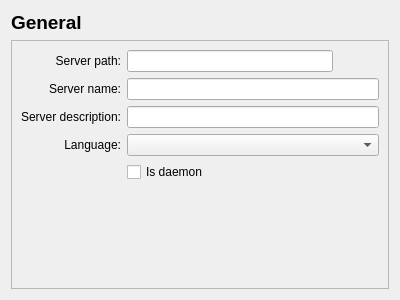
<?xml version="1.0" encoding="UTF-8"?>
<ui version="4.0">
 <class>GeneralPage</class>
 <widget class="QWidget" name="GeneralPage">
  <property name="geometry">
   <rect>
    <x>0</x>
    <y>0</y>
    <width>400</width>
    <height>300</height>
   </rect>
  </property>
  <property name="windowTitle">
   <string>Form</string>
  </property>
  <layout class="QVBoxLayout" name="verticalLayout_2">
   <item>
    <widget class="QLabel" name="pageName">
     <property name="font">
      <font>
       <pointsize>14</pointsize>
       <weight>75</weight>
       <bold>true</bold>
      </font>
     </property>
     <property name="text">
      <string>General</string>
     </property>
    </widget>
   </item>
   <item>
    <widget class="QFrame" name="frame">
     <property name="frameShape">
      <enum>QFrame::StyledPanel</enum>
     </property>
     <property name="frameShadow">
      <enum>QFrame::Raised</enum>
     </property>
     <layout class="QVBoxLayout" name="verticalLayout">
      <item>
       <layout class="QGridLayout" name="gridLayout">
        <item row="1" column="1">
         <widget class="QLineEdit" name="serverName"/>
        </item>
        <item row="3" column="1">
         <widget class="QComboBox" name="langBox"/>
        </item>
        <item row="2" column="0">
         <widget class="QLabel" name="label_3">
          <property name="text">
           <string>Server description:</string>
          </property>
          <property name="alignment">
           <set>Qt::AlignRight|Qt::AlignTrailing|Qt::AlignVCenter</set>
          </property>
         </widget>
        </item>
        <item row="3" column="0">
         <widget class="QLabel" name="label_4">
          <property name="text">
           <string>Language:</string>
          </property>
          <property name="alignment">
           <set>Qt::AlignRight|Qt::AlignTrailing|Qt::AlignVCenter</set>
          </property>
         </widget>
        </item>
        <item row="0" column="1">
         <layout class="QHBoxLayout" name="horizontalLayout">
          <item>
           <widget class="QLineEdit" name="serverPath"/>
          </item>
          <item>
           <widget class="QPushButton" name="serverPathBrowse">
            <property name="toolTip">
             <string>Browse</string>
            </property>
            <property name="text">
             <string/>
            </property>
            <property name="icon">
             <iconset resource="../../img.qrc">
              <normaloff>:/img/searchFolder.png</normaloff>:/img/searchFolder.png</iconset>
            </property>
            <property name="iconSize">
             <size>
              <width>18</width>
              <height>18</height>
             </size>
            </property>
            <property name="flat">
             <bool>true</bool>
            </property>
           </widget>
          </item>
         </layout>
        </item>
        <item row="1" column="0">
         <widget class="QLabel" name="label_2">
          <property name="text">
           <string>Server name:</string>
          </property>
          <property name="alignment">
           <set>Qt::AlignRight|Qt::AlignTrailing|Qt::AlignVCenter</set>
          </property>
         </widget>
        </item>
        <item row="0" column="0">
         <widget class="QLabel" name="label">
          <property name="text">
           <string>Server path:</string>
          </property>
          <property name="alignment">
           <set>Qt::AlignRight|Qt::AlignTrailing|Qt::AlignVCenter</set>
          </property>
         </widget>
        </item>
        <item row="2" column="1">
         <widget class="QLineEdit" name="serverDescr"/>
        </item>
        <item row="4" column="1">
         <widget class="QCheckBox" name="isDaemon">
          <property name="toolTip">
           <string>Run commander is console mode</string>
          </property>
          <property name="text">
           <string>Is daemon</string>
          </property>
         </widget>
        </item>
       </layout>
      </item>
      <item>
       <spacer name="verticalSpacer">
        <property name="orientation">
         <enum>Qt::Vertical</enum>
        </property>
        <property name="sizeHint" stdset="0">
         <size>
          <width>20</width>
          <height>40</height>
         </size>
        </property>
       </spacer>
      </item>
     </layout>
    </widget>
   </item>
  </layout>
 </widget>
 <resources>
  <include location="../../img.qrc"/>
 </resources>
 <connections/>
</ui>
